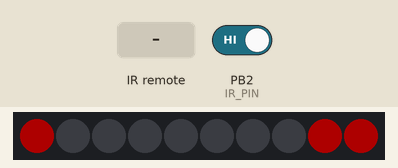
This sketch was run on a simulated ATtiny85, built with avr-gcc and run on an emulated ATtiny85. Parts: 10 RGB LEDs in strip order, left to right. Wiring (inferred from the names in the program): IR receiver: data PB2. The test bench sets the inputs (shaded band); at power-on: PB2 (IR_PIN) HIGH. Dim RGB values are drawn brighter than linear; sleep ends after the set time or at an interrupt; random numbers use the default seed unless the sketch sets one.

Above: at 1.2 s.
1.3 s: infrared code 0x0 received
At 2.1 s:
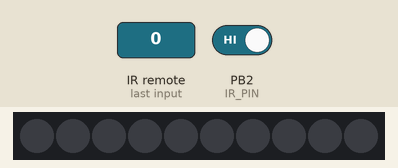
2.8 s: infrared code 0x2 received
At 3.5 s:
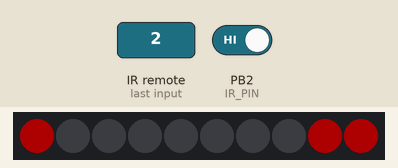
Timing chart, 0 to 5.8 s (numbered marks = the images above; inputs shaded):
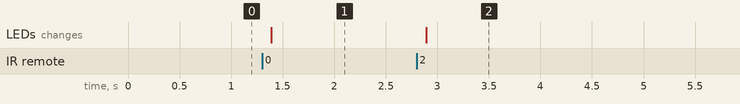

The sketch:

halloweenTorch.ino
```cpp
#include <avr/power.h>
#include <avr/sleep.h>
#include <Adafruit_NeoPixel.h>

// Sketch configuration:
#define PIXEL_PIN      1    // Pin connected to the NeoPixel strip.
#define PIXEL_COUNT    10
#define PIXEL_TYPE     NEO_GRB + NEO_KHZ800
#define IR_PIN         2    // Pin connected to the IR receiver.

// Adafruit IR Remote Codes:
//   Button       Code         Button  Code
//   -----------  ------       ------  -----
//   VOL-:        0x0000       0/10+:  0x000C
//   Play/Pause:  0x0001       1:      0x0010
//   VOL+:        0x0002       2:      0x0011
//   SETUP:       0x0004       3:      0x0012
//   STOP/MODE:   0x0006       4:      0x0014
//   UP:          0x0005       5:      0x0015
//   DOWN:        0x000D       6:      0x0016
//   LEFT:        0x0008       7:      0x0018
//   RIGHT:       0x000A       8:      0x0019
//   ENTER/SAVE:  0x0009       9:      0x001A
//   Back:        0x000E
//#define COLOR_CHANGE      0x000A   // Button that cycles through color animations.
//#define ANIMATION_CHANGE  0x0008   // Button that cycles through animation types (only two supported).
//#define SPEED_CHANGE      0x0005   // Button that cycles through speed choices.
#define POWER_OFF         0x0000   // Button that turns off/sleeps the pixels.
#define POWER_ON          0x0002   // Button that turns on the pixels.  Must be pressed twice to register!
#define BTN_1             0x0010
#define BTN_2             0x0011
#define BTN_3             0x0012
#define BTN_4             0x0014

#define OFF 0x0000

// Global state used by the sketch:
Adafruit_NeoPixel strip = Adafruit_NeoPixel(PIXEL_COUNT, PIXEL_PIN, PIXEL_TYPE);
volatile bool receiverFell = false;

//const uint32_t OFF = strip.Color(0,0,0);
const uint32_t color = strip.Color(200,0,250);
const uint32_t RED = strip.Color(50, 0, 0);

short flameState = 0;
short currentStep = 0;

void setup(void) {
  // Setup IR receiver pin as an input.
  pinMode(IR_PIN, INPUT);
  // Initialize and clear the NeoPixel strip.
  strip.begin();
  strip.clear();
  strip.show(); // Initialize all pixels to 'off'
  // Enable an interrupt that's called when the IR receiver pin signal falls
  // from high to low.  This indicates a remote control code being received.
  attachInterrupt(0, receiverFalling, FALLING);
}

void loop(void) {
  // Main loop will first update all the pixels based on the current animation.

  // lower
  // mid


  switch(flameState){
    case 0: {
      switch(currentStep) {
        case 0:{
          // Bottom
          strip.setPixelColor(9, RED);
          strip.setPixelColor(8, RED);

          strip.setPixelColor(0, RED);
          strip.setPixelColor(7, OFF);

          strip.setPixelColor(6, OFF);
          strip.setPixelColor(1, OFF);
          // mid
          strip.setPixelColor(5, OFF);
          strip.setPixelColor(2, OFF);
          // peak
          strip.setPixelColor(4, OFF);
          strip.setPixelColor(3, OFF);
          break;
        }
      }
      break;
    }
    case 1: {
      switch(currentStep) {
        case 0: {
          // Bottom
          strip.setPixelColor(9, color);
          strip.setPixelColor(8, color);
          strip.setPixelColor(0, color);

          strip.setPixelColor(7, OFF);
          strip.setPixelColor(1, OFF);

          strip.setPixelColor(6, OFF);
          strip.setPixelColor(2, OFF);
          // peak
          strip.setPixelColor(4, OFF);
          strip.setPixelColor(3, OFF);
          strip.setPixelColor(5, OFF);

          break;
        }
        case 1:{
          // Bottom
          strip.setPixelColor(9, color);
          strip.setPixelColor(8, color);
          strip.setPixelColor(0, color);
          // lower
          strip.setPixelColor(7, color);
          strip.setPixelColor(1, color);

          strip.setPixelColor(6, OFF);
          strip.setPixelColor(2, OFF);
          // peak
          strip.setPixelColor(4, OFF);
          strip.setPixelColor(3, OFF);
          strip.setPixelColor(5, OFF);
          break;
        }
      }
      break;
    }
    case 2: {
      switch(currentStep) {
        case 0:
          // Bottom
          strip.setPixelColor(9, color);
          strip.setPixelColor(8, color);
          strip.setPixelColor(0, color);
          // lower
          strip.setPixelColor(7, color);
          strip.setPixelColor(1, color);
          // mid
          strip.setPixelColor(6, OFF);
          strip.setPixelColor(2, OFF);

          strip.setPixelColor(4, OFF);
          strip.setPixelColor(3, OFF);
          strip.setPixelColor(5, OFF);

          break;
        case 3:
          // Bottom
          strip.setPixelColor(9, color);
          strip.setPixelColor(8, color);
          strip.setPixelColor(0, color);
          // lower
          strip.setPixelColor(7, color);
          strip.setPixelColor(1, color);
          // mid
          strip.setPixelColor(6, color);
          strip.setPixelColor(2, color);

          strip.setPixelColor(4, OFF);
          strip.setPixelColor(3, OFF);
          strip.setPixelColor(5, OFF);

          break;

        case 2:
        case 4:
          // Bottom
          strip.setPixelColor(9, color);
          strip.setPixelColor(8, color);
          strip.setPixelColor(0, color);
          // lower
          strip.setPixelColor(7, color);
          strip.setPixelColor(1, color);
          // mid
          strip.setPixelColor(6, color);
          strip.setPixelColor(2, color);
          // peak
          strip.setPixelColor(4, color);
          strip.setPixelColor(3, color);

          strip.setPixelColor(5, color);
          break;

      }

      break;
    }
  }

  currentStep = random(0,4);

  // Next check for any IR remote commands.
  handleRemote();
  // Show the updated pixels.
  strip.show();
  // Again check for IR remote commands.
  handleRemote();
}


void receiverFalling() {
  // Interrupt function that's called when the IR receiver pin falls from high to
  // low and indicates the start of an IR command being received.  Note that
  // interrupts need to be very fast and perform as little processing as possible.
  // This just sets a global variable which the main loop will periodically check
  // and perform appropriate IR command decoding when necessary.
  receiverFell = true;
}

bool readNEC(uint16_t* result) {
  // Check if a NEC IR remote command can be read and decoded from the IR receiver.
  // If the command is decoded then the result is stored in the provided pointer and
  // true is returned.  Otherwise if the command was not decoded then false is returned.
  // First check that a falling signal was detected and start reading pulses.
  if (!receiverFell) {
    return false;
  }
  // Read the first pulse with a large timeout since it's 9ms long, then
  // read subsequent pulses with a shorter 2ms timeout.
  uint32_t durations[33];
  durations[0] = pulseIn(IR_PIN, HIGH, 20000);
  for (uint8_t i = 1; i < 33; ++i) {
    durations[i] = pulseIn(IR_PIN, HIGH, 5000);
  }
  // Reset any state changed by the interrupt.
  receiverFell = false;
  // Check the received pulses are in a NEC format.
  // First verify the initial pulse is around 4.5ms long.
  if ((durations[0] < 4000) || (durations[1] > 5000)) {
    return false;
  }
  // Now read the bits from subsequent pulses.  Stop if any were a timeout (0 value).
  uint8_t data[4] = {0};
  for (uint8_t i=0; i<32; ++i) {
    if (durations[1+i] == 0) {
      return false; // Timeout
    }
    uint8_t b = durations[1+i] < 1000 ? 0 : 1;
    data[i/8] |= b << (i%8);
  }
  // Verify bytes and their inverse match.  Use the same two checks as the NEC IR remote
  // library here: https://github.com/adafruit/Adafruit-NEC-remote-control-library
  if ((data[0] == (~data[1] & 0xFF)) && (data[2] == (~data[3] & 0xFF))) {
    *result = data[0] << 8 | data[2];
    return true;
  }
  else if ((data[0] == 0) && (data[1] == 0xBF) && (data[2] == (~data[3] & 0xFF))) {
    *result = data[2];
    return true;
  }
  else {
    // Something didn't match, fail!
    return false;
  }
}

void handleRemote() {
  // Check if an IR remote code was received and perform the appropriate action.
  // First read a code.
  uint16_t irCode;
  if (!readNEC(&irCode)) {
    return;
  }
  switch(irCode) {
    case BTN_1:
      flameState = 0;
      break;
    case BTN_2:
      flameState = 1;
      break;
    case BTN_3:
      flameState = 2;
      break;

    case POWER_OFF:
      // Enter full power down sleep mode.
      // First turn off the NeoPixels.
      strip.clear();
      strip.show();
      while (true) {
        // Next disable the current falling interrupt and enable a low value interrupt.
        // This is required because the ATtiny85 can't wake from a falling interrupt
        // and instead can only wake from a high or low value interrupt.
        detachInterrupt(0);
        attachInterrupt(0, receiverFalling, LOW);
        // Now enter full power down sleep mode.
        power_all_disable();
        set_sleep_mode(SLEEP_MODE_PWR_DOWN);
        sleep_mode();
        // Processor is currently asleep and will wake up when the IR receiver pin
        // is at a low value (i.e. when a IR command is received).
        // Sleep resumes here.  When awake power everything back up.
        power_all_enable();
        // Re-enable the falling interrupt.
        detachInterrupt(0);
        attachInterrupt(0, receiverFalling, FALLING);
        // Now wait up to 1 second for a second power on command to be received.
        // This is necessary because the first power on command will wake up the CPU
        // but happens a little too quickly to be reliably read.
        for (int i=0; i<200; ++i) {
          uint16_t irCode;
          if ((readNEC(&irCode) == 1) && (irCode == POWER_ON)) {
            // Second power on command was received, jump out of the power on loop and
            // return to normal operation.
            return;
          }
          delay(5);
        }
        // If no power on command was received within 1 second of awaking then the
        // code will loop back to the top and go to sleep again.
      }
  }
}
```

Measured:
- after the input at 1.3 s, the LEDs: change after 0.09 s (image 1)
- after the input at 2.8 s, the LEDs: change after 0.09 s (image 2)
